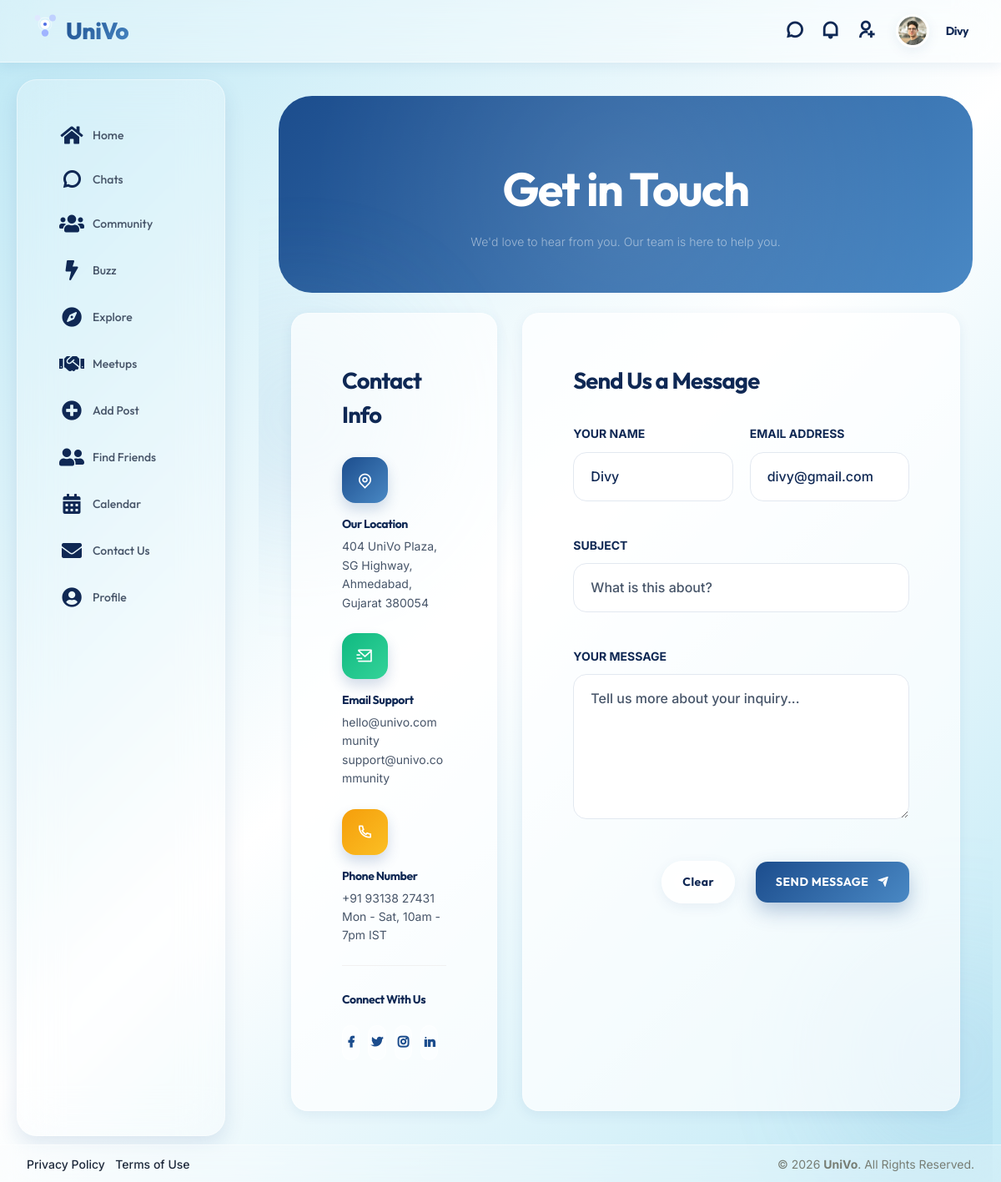
The page /contact-us/ (signed in) on the database its author committed.
### user/models.py (models this page shows, shortened)
class user(models.Model):
    userid=models.AutoField(primary_key=True)
    username=models.CharField(max_length=50)
    email=models.CharField(max_length=50)
    password=models.CharField(max_length=50)
    profile=models.ImageField(upload_to="assets/images/user/")
    bio=models.TextField(max_length=1000)
    gender=models.CharField(max_length=10)
    dob=models.DateField(validators=[no_future_date])
    cityid=models.ForeignKey(city,on_delete=models.CASCADE)
    registrationdt=models.DateTimeField(auto_now=True)
    last_checked_chats=models.DateTimeField(null=True, blank=True)
    last_checked_activity=models.DateTimeField(null=True, blank=True)
    last_checked_invites=models.DateTimeField(null=True, blank=True)
    last_seen=models.DateTimeField(null=True, blank=True)
    google_id=models.CharField(max_length=255, null=True, blank=True)  # Google OAuth user ID
    phone=models.CharField(max_length=15, null=True, blank=True)

### user/views.py (the view, shortened to what this page needs)
# urls.py: path('contact-us/', views.contact_us, name='contact_us'),
def contact_us(request):
    userid = request.session.get('userid')
    u = None
    if userid:
        u = user.objects.get(pk=userid)
    return render(request, 'contact_us.html', {'current_user': u})

### user/templates/contact_us.html (shortened to what this page needs)
{% extends "base.html" %}
{% load static %}
{% block content %}
<div class="contact-hero entrance-anim">
    <div class="container py-3">
        <h1 class="display-4 fw-bold text-white mb-2">Get in Touch</h1>
        <p class="lead text-white-50 opacity-75 mx-auto mb-0" style="max-width: 600px;">
            We'd love to hear from you. Our team is here to help you.
        </p>
    </div>
</div>
<div class="contact-container">
    <div class="container-fluid px-0">
        <div class="row g-4 align-items-stretch">
            <div class="animated-shape" style="top: 0; left: -100px;"></div>
            <div class="animated-shape" style="bottom: 0; right: -100px; animation-delay: -5s;"></div>
            <div class="col-lg-4 entrance-anim delay-1">
                <div class="card glass-card p-4 p-xl-5">
                    <h3 class="fw-bold mb-4">Contact Info</h3>
                    <div class="info-list">
                        <div class="info-item">
                            <div class="info-icon-wrapper">
                                <i class="ri-map-pin-line"></i>
                            </div>
                            <h6 class="fw-bold mb-1">Our Location</h6>
                            <p class="text-muted small mb-0">404 UniVo Plaza, SG Highway, Ahmedabad, Gujarat 380054</p>
                        </div>
                        <div class="info-item">
                            <div class="info-icon-wrapper" style="background: linear-gradient(135deg, #10B981 0%, #34D399 100%);">
                                <i class="ri-mail-send-line"></i>
                            </div>
                            <h6 class="fw-bold mb-1">Email Support</h6>
                            <p class="text-muted small mb-0">hello@univo.community<br>support@univo.community</p>
                        </div>
                        <div class="info-item">
                            <div class="info-icon-wrapper" style="background: linear-gradient(135deg, #F59E0B 0%, #FBBF24 100%);">
                                <i class="ri-phone-line"></i>
                            </div>
                            <h6 class="fw-bold mb-1">Phone Number</h6>
                            <p class="text-muted small mb-0">+91 93138 27431<br>Mon - Sat, 10am - 7pm IST</p>
                        </div>
                    </div>
                    <div class="mt-auto pt-4 border-top">
                        <h6 class="fw-bold mb-3">Connect With Us</h6>
                        <div class="d-flex">
                            <a href="https://facebook.com/univo.community" target="_blank" class="social-link-btn"><i class="ri-facebook-fill"></i></a>
                            <a href="https://twitter.com/univo_community" target="_blank" class="social-link-btn"><i class="ri-twitter-fill"></i></a>
                            <a href="https://instagram.com/univo.community" target="_blank" class="social-link-btn"><i class="ri-instagram-line"></i></a>
                            <a href="https://linkedin.com/company/univo-community" target="_blank" class="social-link-btn"><i class="ri-linkedin-fill"></i></a>
                        </div>
                    </div>
                </div>
            </div>
            <div class="col-lg-8 entrance-anim delay-2">
                <div class="card glass-card p-4 p-xl-5">
                    <h3 class="fw-bold mb-4">Send Us a Message</h3>
                    <form id="contactForm" method="POST" action="{% url 'contact_us' %}">
                        <div class="row g-3">
                            <div class="col-md-6">
                                <div class="form-group mb-3">
                                    <label class="form-label fw-bold small text-uppercase mb-2" for="name">Your Name</label>
                                    <input type="text" name="name" class="form-control form-control-premium" id="name" placeholder="John Doe" value="{{ current_user.username|default:'' }}" required>
                                </div>
                            </div>
                            <div class="col-md-6">
                                <div class="form-group mb-3">
                                    <label class="form-label fw-bold small text-uppercase mb-2" for="email">Email Address</label>
                                    <input type="email" name="email" class="form-control form-control-premium" id="email" placeholder="john@example.com" value="{{ current_user.email|default:'' }}" required>
                                </div>
                            </div>
                            <div class="col-12">
                                <div class="form-group mb-3">
                                    <label class="form-label fw-bold small text-uppercase mb-2" for="subject">Subject</label>
                                    <input type="text" name="subject" class="form-control form-control-premium" id="subject" placeholder="What is this about?" required>
                                </div>
                            </div>
                            <div class="col-12">
                                <div class="form-group mb-4">
                                    <label class="form-label fw-bold small text-uppercase mb-2" for="message">Your Message</label>
                                    <textarea name="message" class="form-control form-control-premium" id="message" rows="5" placeholder="Tell us more about your inquiry..." required></textarea>
                                </div>
                            </div>
                            <div class="col-12 text-end">
                                <button type="reset" class="btn btn-light rounded-pill px-4 py-3 me-3">Clear</button>
                                <button type="submit" class="btn btn-contact-submit">
                                    Send Message <i class="ri-send-plane-fill ms-2"></i>
                                </button>
                            </div>
                        </div>
                    </form>
                </div>
            </div>
        </div>
    </div>
</div>
{% endblock %}

### user/templates/base.html (shortened to what this page needs)
{% load static %}
<!doctype html>
<html lang="en">
  <head>
    <link rel="stylesheet" href="{% static 'assets/css/libs.min.css' %}" />
    <link rel="stylesheet" href="{% static 'assets/css/socialv1fc6.css' %}" />
    <link rel="stylesheet" href="{% static 'assets/css/custom_theme.css' %}?v=2.0" />
    <link
      rel="stylesheet"
      href="https://cdnjs.cloudflare.com/ajax/libs/font-awesome/5.15.4/css/all.min.css"
    />
    <link
      rel="stylesheet"
      href="https://cdn.jsdelivr.net/npm/remixicon@2.5.0/fonts/remixicon.css"
    />
    <link
      rel="stylesheet"
      href="https://cdn.jsdelivr.net/npm/vanillajs-datepicker@1.3.4/dist/css/datepicker.min.css"
    />
    <link
      rel="stylesheet"
      href="https://maxst.icons8.com/vue-static/landen/line-awesome/line-awesome/1.3.0/css/line-awesome.min.css"
    />
  </head>
  <body class="{% if user_settings and user_settings.dark_mode %}dark-mode{% endif %}">
    <div class="wrapper">
      <div class="iq-top-navbar">
        <div class="iq-navbar-custom">
          <nav class="navbar navbar-expand-lg navbar-light p-0">
            <div class="iq-navbar-logo d-flex justify-content-between">
              <a href="{% url 'home' %}">
                <img
                  src="{% static 'assets/images/animated_logo.svg' %}"
                  class="img-fluid rotating-logo"
                  alt="UniVo Logo"
                  style="max-height: 30px"
                />
                <span>UniVo</span>
              </a>
            </div>
            <div class="collapse navbar-collapse" id="navbarSupportedContent">
              <ul class="navbar-nav ms-auto navbar-list align-items-center">
                {% if current_user %}
                <li class="nav-item">
                  <a
                    href="{% url 'chats' %}"
                    class="d-flex align-items-center px-2 position-relative"
                    title="Community Chats"
                  >
                    <i class="ri-chat-3-line fs-5 text-white"></i>
                  </a>
                </li>
                <li class="nav-item">
                  <a
                    href="{% url 'activity' %}"
                    class="d-flex align-items-center px-2 position-relative"
                    title="Notifications"
                  >
                    <i class="ri-notification-line fs-5 text-white"></i>
                  </a>
                </li>
                <li class="nav-item">
                  <a
                    href="{% url 'invitations_list' %}"
                    class="d-flex align-items-center px-2 position-relative"
                    title="Friend Requests"
                  >
                    <i class="ri-user-add-line fs-5 text-white"></i>
                  </a>
                </li>
                <li class="nav-item dropdown">
                  <a
                    href="#"
                    class="d-flex align-items-center dropdown-toggle"
                    id="drop-down-arrow"
                    data-bs-toggle="dropdown"
                    aria-haspopup="true"
                    aria-expanded="false"
                  >
                    {% if current_user.profile %}
                    <img
                      src="{{ current_user.profile.url }}"
                      class="img-fluid rounded-circle me-3"
                      alt="user"
                      style="width: 40px; height: 40px; object-fit: cover"
                    />
                    {% else %}
                    <img
                      src="{% static 'assets/images/user/1.jpg' %}"
                      class="img-fluid rounded-circle me-3"
                      alt="user"
                    />
                    {% endif %}
                    <div class="caption">
                      <h6 class="mb-0 line-height">
                        {{ current_user.username|default:"User" }}
                      </h6>
                    </div>
                  </a>
                </li>
                {% else %}
                <li class="nav-item pe-3 d-flex align-items-center">
                  <a href="{% url 'signup' %}" class="d-flex align-items-center text-dark text-decoration-none" style="height: 40px; font-weight: 500;">
                    <i class="ri-login-box-line me-2 fs-5"></i> Login
                  </a>
                </li>
                {% endif %}
              </ul>
            </div>
          </nav>
        </div>
      </div>
      <div class="iq-sidebar sidebar-default">
        <div id="sidebar-scrollbar">
          <nav class="iq-sidebar-menu">
            <ul id="iq-sidebar-toggle" class="iq-menu">
              {% block sidebar %}
              <li class="">
                <a href="{% url 'home' %}" class="sidebar-link">
                  <i class="fas fa-home me-2"></i><span>Home</span>
                </a>
              </li>
              <li class="">
                <a href="{% url 'chats' %}" class="sidebar-link">
                  <i class="ri-chat-3-line me-2"></i><span>Chats</span>
                </a>
              </li>
              <li class="">
                <a href="{% url 'group' %}" class="sidebar-link">
                  <i class="fas fa-users me-2"></i><span>Community</span>
                </a>
              </li>
              <li class="">
                <a href="{% url 'buzz' %}" class="sidebar-link">
                  <i class="fas fa-bolt me-2"></i><span>Buzz</span>
                </a>
              </li>
              <li class="">
                <a href="{% url 'blog_list' %}" class="sidebar-link">
                  <i class="fas fa-compass me-2"></i><span>Explore</span>
                </a>
              </li>
              <li class="">
                <a href="{% url 'meetup_list' %}" class="sidebar-link">
                  <i class="fas fa-handshake me-2"></i><span>Meetups</span>
                </a>
              </li>
              <li class="">
                <a href="{% url 'unified_add_post' %}" class="sidebar-link">
                  <i class="fas fa-plus-circle me-2"></i><span>Add Post</span>
                </a>
              </li>
              <li class="">
                <a href="{% url 'users_list' %}" class="sidebar-link">
                  <i class="fas fa-user-friends me-2"></i><span>Find Friends</span>
                </a>
              </li>
              <li class="">
                <a href="{% url 'calendar' %}" class="sidebar-link">
                  <i class="fas fa-calendar-alt me-2"></i><span>Calendar</span>
                </a>
              </li>
              <li class="">
                <a href="{% url 'contact_us' %}" class="sidebar-link">
                  <i class="fas fa-envelope me-2"></i><span>Contact Us</span>
                </a>
              </li>
              <li class="">
                <a href="{% url 'my_profile' %}" class="sidebar-link">
                  <i class="fas fa-user-circle me-2"></i><span>Profile</span>
                </a>
              </li>
              {% endblock sidebar %}
            </ul>
          </nav>
          <div class="p-5"></div>
        </div>
      </div>
      <div id="content-page" class="content-page {% block content_class %}{% endblock %}">
        <div class="container-fluid">
          {% block content %} {% endblock %}
        </div>
      </div>
      <footer class="iq-footer bg-transparent border-top py-0" style="line-height: normal;">
        <div class="container-fluid">
          <div class="row align-items-center">
            <div class="col-md-6 text-center text-md-start mb-2 mb-md-0">
              <ul class="list-inline mb-0">
                <li class="list-inline-item">
                  <a href="#" class="text-secondary small text-decoration-none">Privacy Policy</a>
                </li>
                <li class="list-inline-item">
                  <a href="#" class="text-secondary small text-decoration-none">Terms of Use</a>
                </li>
              </ul>
            </div>
            <div class="col-md-6 text-center text-md-end text-secondary small">
              &copy; 2026 <strong>UniVo</strong>. All Rights Reserved.
            </div>
          </div>
        </div>
      </footer>
    </div>
    <div class="toast-container position-fixed bottom-0 end-0 p-3" style="z-index: 5000;">
    </div>
    </body>
</html>

### rows shown on the page
user: profile (picture), username "Divy", name "Divy", email "divy@gmail.com"
